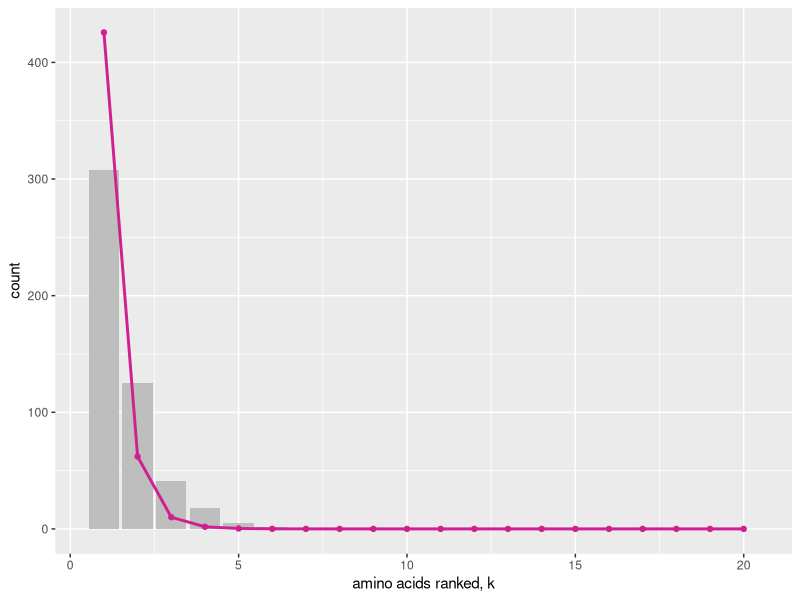
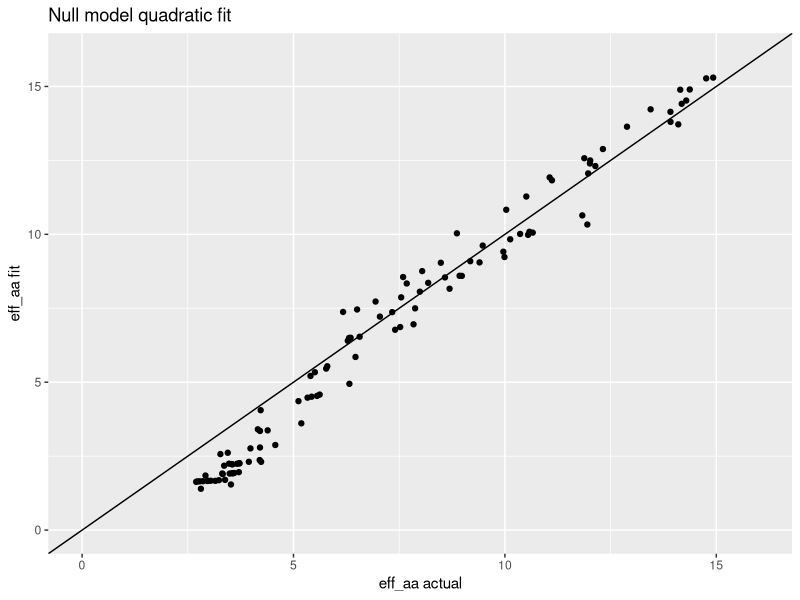

These charts were generated, in order, by the following R code: (Note: this script raises an error after producing the figures.)
# code to test the null model with a quadratic fit. 
# extending to fit all 20 aa, even if they have a zero count observed.
# 
library(tidyverse)
library(stringr)
library(cowplot)
library(broom)

# list of conditions: case_when()
# cut() to make intervals - instead of 19 ifelse statements

# generate data into tidy_align df
# correct method: multinomial with expo prob function
# p(k)=ce^(-lambda*k)
# rmultinom(10, 500, exp(-1*(0:19)))
# range of lambda, range of eff n
null0 <- data.frame(t(rmultinom(10, 500, exp(-1*(0:19))))) # 10 sites with 500 aa counts
null1 <- data.frame(t(rmultinom(10, 500, exp(-0.83*(0:19)))))
null2 <- data.frame(t(rmultinom(10, 500, exp(-0.75*(0:19)))))
null3 <- data.frame(t(rmultinom(10, 500, exp(-0.63*(0:19)))))
null4 <- data.frame(t(rmultinom(10, 500, exp(-0.5*(0:19)))))
null5 <- data.frame(t(rmultinom(10, 500, exp(-0.42*(0:19)))))
null6 <- data.frame(t(rmultinom(10, 500, exp(-0.35*(0:19)))))
null7 <- data.frame(t(rmultinom(10, 500, exp(-0.3*(0:19)))))
null8 <- data.frame(t(rmultinom(10, 500, exp(-0.25*(0:19)))))
null9 <- data.frame(t(rmultinom(10, 500, exp(-0.2*(0:19)))))
null10 <- data.frame(t(rmultinom(10, 500, exp(-0.15*(0:19)))))

full_join(null0, null1) %>% full_join(., null2) %>% full_join(., null3) %>%
  full_join(., null4) %>% full_join(., null5) %>% full_join(., null6) %>%
  full_join(., null7) %>% full_join(., null8) %>% full_join(., null9) %>%
  full_join(., null10) -> null

#---------- NULL DISTRIBUTION ----------
# recreate all_count df (site, aa, count)
null %>% mutate(site = seq(1:nrow(null))) %>% gather(aa, count, X1:X20) -> all_count


#----------- ESTIMATED DISTRIBUTION ------------
# USING ONLY OBSERVED AA
# order aa by relative frequency
all_count %>%
  arrange(all_count$site, desc(count)) -> ordered_count

# make the categorical variable (aa) numerical (k) by numbering aa's 1-20 in order of freq
ordered_count %>%
  group_by(site) %>%
  mutate(k = as.numeric(1:20)) -> ordered_count

# add a small constant to include aa with zero values
ordered_count %>%
  mutate(count = count + 0.000001) -> observed_aa
ordered_count %>%
  mutate(count_mod = count + 0.000001) -> ordered_count

# count relative to most frequent - rescale to 1 for highly conserved sites
observed_aa %>%
  group_by(site) %>%
  mutate(rel_count = count/max(count)) -> observed_aa

# log-transformed data
observed_aa %>%
  mutate(ln_count = log(rel_count)) -> observed_aa 

# fit with two parameters 
observed_aa %>% nest(-site) %>%
  mutate(fit = map(data, ~ lm(ln_count ~ 0 + k + I(k^2), data = .)),
         slope = map_dbl(fit, ~ (.)$coefficients[1]),
         sqr_slp = map_dbl(fit, ~ (.)$coefficients[2])) %>% 
  select(-data, -fit) -> fits_2param

# visualize the distribution (at a given site) with linear fits
ordered_count %>%
  group_by(site) %>%
  mutate(rel_count = count_mod/max(count_mod)) -> ordered_count
ordered_count %>%
  mutate(ln_count = log(rel_count)) -> ordered_count

ordered_count %>% 
  left_join(fits_2param, by = "site") %>% 
  mutate(est_dist = slope*exp(k*slope + k*k*sqr_slp)) -> ordered_count

# rescale to compare w raw count
ordered_count %>%
  group_by(site) %>%
  mutate(est_rel = est_dist/sum(est_dist)) %>%
  mutate(est_count = sum(count_mod)*est_rel) -> ordered_count

# visual comparison
ordered_count %>%
  filter(site == 1) %>%
  ggplot(aes(x = k)) +
  geom_bar(aes(y = count_mod), fill = "grey", stat='identity') +
  geom_point(aes(y = est_count, color = "violetred")) +
  geom_line(aes(y = est_count, color = "violetred"), size = 1) +
  scale_color_manual(name = "distribution",
                     values = c("grey" = "grey", "violetred" = "violetred"),
                     labels = c("actual", "estimated"))  +
  labs(x = "amino acids ranked, k", y = "count") +
  theme(legend.position = "none")

# ordered_count %>%
#   group_by(site) %>%
#   filter(count != 0) %>%
#   mutate(num = n()) %>% 
#   filter(num != 1) -> ordered_count_variable

#------- CHI-SQUARED: ACTUAL VS. ESTIMATED DIST -------
ordered_count %>% nest(-site) %>%
  mutate(chisq = map(data, ~ sum(((.$count_mod - .$est_count)^2)/.$est_count)),
         p_value = map_dbl(chisq, ~ pchisq(., 18, lower.tail=FALSE))) %>% 
  select(-data) %>%
  mutate(p.adjusted = p.adjust(p_value, method= "fdr")) -> chisq_results

chisq_results %>%
  mutate(result = "pass") -> chisq_results

chisq_results$result[chisq_results$p_value < 0.05] <- "fail"

chisq_results %>% filter(result == "fail") %>% nrow()/nrow(chisq_results)


#------- EFFECTIVE NUMBER OF AMINO ACIDS --------
# site_aa_count is actual dist. DOES NOT CONTAIN AA AT ZERO

# eff aa for actual distribution
observed_aa %>%
  group_by(site) %>%
  mutate(frequency = (count)/sum(count)) -> site_aa_freq

site_aa_freq %>% 
  mutate(flnf = frequency*log(frequency)) %>%
  group_by(site) %>% 
  summarize(entropy = -sum(flnf),
            eff_aa = exp(entropy),
            n = length(unique(aa))) -> eff_aa_all

# eff aa for estimated distribution
ordered_count %>% 
  group_by(site) %>%
  mutate(freq = (est_count)/sum(est_count)) -> site_aa_freq_2
site_aa_freq_2 %>% 
  mutate(flnf = freq*log(freq)) %>%
  group_by(site) %>%
  summarize(entr = -sum(flnf),
            eff_aa_est = exp(entr)) -> eff_aa_all_est

left_join(eff_aa_all, eff_aa_all_est) -> compare_eff_aa

ggplot(compare_eff_aa, aes(x=eff_aa, y=eff_aa_est)) + geom_point() +
  geom_abline(slope = 1, intercept = 0) + xlim(0,16) + ylim(0,16) +
  labs(title = "Null model quadratic fit", x = "eff_aa actual", y = "eff_aa fit")

# eff_aa_all %>% 
#   ggplot(aes(x=site, y=eff_aa)) + geom_point() + 
#   #geom_smooth(se=F) +
#   ylab("effective number of amino acids") +
#   scale_x_continuous(limits = c(0, 154), expand = c(0, 0)) + 
#   scale_y_continuous(limits = c(0,13), expand = c(0, 0)) + 
#   theme_classic()

#------- RELATIONSHIP BETWEEN GAMMA & EFF AA -------
observed_fits %>%
  left_join(eff_aa_all) %>% 
  select(site, slope, eff_aa)-> gam_v_effaa

gam_v_effaa %>%
  left_join(chisq_results) %>% 
  select(site, slope, eff_aa, result) -> gam_v_effaa

# theoretical prediction
neff2 <- function(lambda_inv) {
  lambda <- 1/lambda_inv
  pi <- lambda*exp(-lambda*(0:19))
  C <- sum(pi)
  pi <- pi/C
  exp(-sum(pi*log(pi)))
}
#neff2(1/3)

df_theory2 <- data.frame(lambda_inv = (0:-100)/10, ne = vapply((0:-100)/10, neff2, numeric(1)))

ggplot(gam_v_effaa, aes(x = eff_aa, y = 1/slope)) + 
  geom_point(aes(color = result)) +
  #geom_line(data = df_theory, aes(ne, -1/lambda), inherit.aes = FALSE) +
  geom_line(data = df_theory2, aes(ne, lambda_inv), inherit.aes = FALSE, size = 1) +
  #ggtitle("1B4T_A") +
  #ylim(-10,1000) ++
  labs(x = "effective number of amino acids", y = "1/lambda") +
  theme(legend.position = "right",
        text = element_text(size = 40),
        axis.text = element_text(size = 40))  #-> plot1
